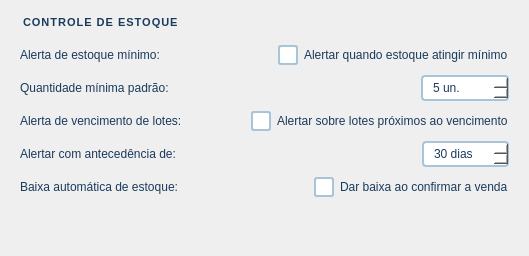
           <widget class="QWidget" name="scrollEstoqueContents">
            <property name="geometry">
             <rect>
              <x>0</x>
              <y>0</y>
              <width>529</width>
              <height>256</height>
             </rect>
            </property>
            <layout class="QVBoxLayout" name="scrollEstoqueVL">
             <property name="spacing">
              <number>10</number>
             </property>
             <property name="leftMargin">
              <number>20</number>
             </property>
             <property name="topMargin">
              <number>16</number>
             </property>
             <property name="rightMargin">
              <number>20</number>
             </property>
             <property name="bottomMargin">
              <number>16</number>
             </property>
             <item>
              <widget class="QLabel" name="lblEstoqueTitle">
               <property name="styleSheet">
                <string notr="true">font-size:11px;font-weight:bold;color:#1a3a5c;border-bottom:2px solid #3585c8;padding-bottom:4px;letter-spacing:1px;</string>
               </property>
               <property name="text">
                <string>CONTROLE DE ESTOQUE</string>
               </property>
              </widget>
             </item>
             <item>
              <layout class="QHBoxLayout" name="hlAlertaEstoqueMin">
               <property name="spacing">
                <number>12</number>
               </property>
               <item>
                <widget class="QLabel" name="lblAlertaEstoqueMin">
                 <property name="styleSheet">
                  <string notr="true">font-size:12px;color:#1a3a5c;</string>
                 </property>
                 <property name="text">
                  <string>Alerta de estoque mínimo:</string>
                 </property>
                </widget>
               </item>
               <item>
                <spacer>
                 <property name="orientation">
                  <enum>Qt::Horizontal</enum>
                 </property>
                 <property name="sizeHint" stdset="0">
                  <size>
                   <width>10</width>
                   <height>10</height>
                  </size>
                 </property>
                </spacer>
               </item>
               <item>
                <widget class="QCheckBox" name="checkAlertaEstoqueMin">
                 <property name="styleSheet">
                  <string notr="true">QCheckBox{font-size:12px;color:#1a3a5c;spacing:6px;}QCheckBox::indicator{width:16px;height:16px;border:2px solid #a8c4d8;border-radius:3px;background:#ffffff;}QCheckBox::indicator:checked{background-color:#3585c8;border-color:#1a5fa0;}</string>
                 </property>
                 <property name="text">
                  <string>Alertar quando estoque atingir mínimo</string>
                 </property>
                </widget>
               </item>
              </layout>
             </item>
             <item>
              <layout class="QHBoxLayout" name="hlEstoqueMinPadrao">
               <property name="spacing">
                <number>12</number>
               </property>
               <item>
                <widget class="QLabel" name="lblEstoqueMinPadrao">
                 <property name="styleSheet">
                  <string notr="true">font-size:12px;color:#1a3a5c;</string>
                 </property>
                 <property name="text">
                  <string>Quantidade mínima padrão:</string>
                 </property>
                </widget>
               </item>
               <item>
                <spacer>
                 <property name="orientation">
                  <enum>Qt::Horizontal</enum>
                 </property>
                 <property name="sizeHint" stdset="0">
                  <size>
                   <width>10</width>
                   <height>10</height>
                  </size>
                 </property>
                </spacer>
               </item>
               <item>
                <widget class="QSpinBox" name="spinEstoqueMinPadrao">
                 <property name="styleSheet">
                  <string notr="true">QSpinBox{background-color:#ffffff;border:2px solid #a8c4d8;border-radius:4px;font-size:12px;color:#1a3a5c;padding:3px 8px;}QSpinBox:focus{border-color:#3585c8;}</string>
                 </property>
                 <property name="suffix">
                  <string> un.</string>
                 </property>
                 <property name="maximum">
                  <number>9999</number>
                 </property>
                 <property name="value">
                  <number>5</number>
                 </property>
                </widget>
               </item>
              </layout>
             </item>
             <item>
              <layout class="QHBoxLayout" name="hlAlertaVencimento">
               <property name="spacing">
                <number>12</number>
               </property>
               <item>
                <widget class="QLabel" name="lblAlertaVencimento">
                 <property name="styleSheet">
                  <string notr="true">font-size:12px;color:#1a3a5c;</string>
                 </property>
                 <property name="text">
                  <string>Alerta de vencimento de lotes:</string>
                 </property>
                </widget>
               </item>
               <item>
                <spacer>
                 <property name="orientation">
                  <enum>Qt::Horizontal</enum>
                 </property>
                 <property name="sizeHint" stdset="0">
                  <size>
                   <width>10</width>
                   <height>10</height>
                  </size>
                 </property>
                </spacer>
               </item>
               <item>
                <widget class="QCheckBox" name="checkAlertaVencimento">
                 <property name="styleSheet">
                  <string notr="true">QCheckBox{font-size:12px;color:#1a3a5c;spacing:6px;}QCheckBox::indicator{width:16px;height:16px;border:2px solid #a8c4d8;border-radius:3px;background:#ffffff;}QCheckBox::indicator:checked{background-color:#3585c8;border-color:#1a5fa0;}</string>
                 </property>
                 <property name="text">
                  <string>Alertar sobre lotes próximos ao vencimento</string>
                 </property>
                </widget>
               </item>
              </layout>
             </item>
             <item>
              <layout class="QHBoxLayout" name="hlDiasAntesVenc">
               <property name="spacing">
                <number>12</number>
               </property>
               <item>
                <widget class="QLabel" name="lblDiasAntesVenc">
                 <property name="styleSheet">
                  <string notr="true">font-size:12px;color:#1a3a5c;</string>
                 </property>
                 <property name="text">
                  <string>Alertar com antecedência de:</string>
                 </property>
                </widget>
               </item>
               <item>
                <spacer>
                 <property name="orientation">
                  <enum>Qt::Horizontal</enum>
                 </property>
                 <property name="sizeHint" stdset="0">
                  <size>
                   <width>10</width>
                   <height>10</height>
                  </size>
                 </property>
                </spacer>
               </item>
               <item>
                <widget class="QSpinBox" name="spinDiasAntesVenc">
                 <property name="styleSheet">
                  <string notr="true">QSpinBox{background-color:#ffffff;border:2px solid #a8c4d8;border-radius:4px;font-size:12px;color:#1a3a5c;padding:3px 8px;}QSpinBox:focus{border-color:#3585c8;}</string>
                 </property>
                 <property name="suffix">
                  <string> dias</string>
                 </property>
                 <property name="maximum">
                  <number>365</number>
                 </property>
                 <property name="value">
                  <number>30</number>
                 </property>
                </widget>
               </item>
              </layout>
             </item>
             <item>
              <layout class="QHBoxLayout" name="hlBaixaAutomatica">
               <property name="spacing">
                <number>12</number>
               </property>
               <item>
                <widget class="QLabel" name="lblBaixaAutomatica">
                 <property name="styleSheet">
                  <string notr="true">font-size:12px;color:#1a3a5c;</string>
                 </property>
                 <property name="text">
                  <string>Baixa automática de estoque:</string>
                 </property>
                </widget>
               </item>
               <item>
                <spacer>
                 <property name="orientation">
                  <enum>Qt::Horizontal</enum>
                 </property>
                 <property name="sizeHint" stdset="0">
                  <size>
                   <width>10</width>
                   <height>10</height>
                  </size>
                 </property>
                </spacer>
               </item>
               <item>
                <widget class="QCheckBox" name="checkBaixaAutomatica">
                 <property name="styleSheet">
                  <string notr="true">QCheckBox{font-size:12px;color:#1a3a5c;spacing:6px;}QCheckBox::indicator{width:16px;height:16px;border:2px solid #a8c4d8;border-radius:3px;background:#ffffff;}QCheckBox::indicator:checked{background-color:#3585c8;border-color:#1a5fa0;}</string>
                 </property>
                 <property name="text">
                  <string>Dar baixa ao confirmar a venda</string>
                 </property>
                </widget>
               </item>
              </layout>
             </item>
             <item>
              <spacer>
               <property name="orientation">
                <enum>Qt::Vertical</enum>
               </property>
               <property name="sizeHint" stdset="0">
                <size>
                 <width>10</width>
                 <height>20</height>
                </size>
               </property>
              </spacer>
             </item>
            </layout>
           </widget>
